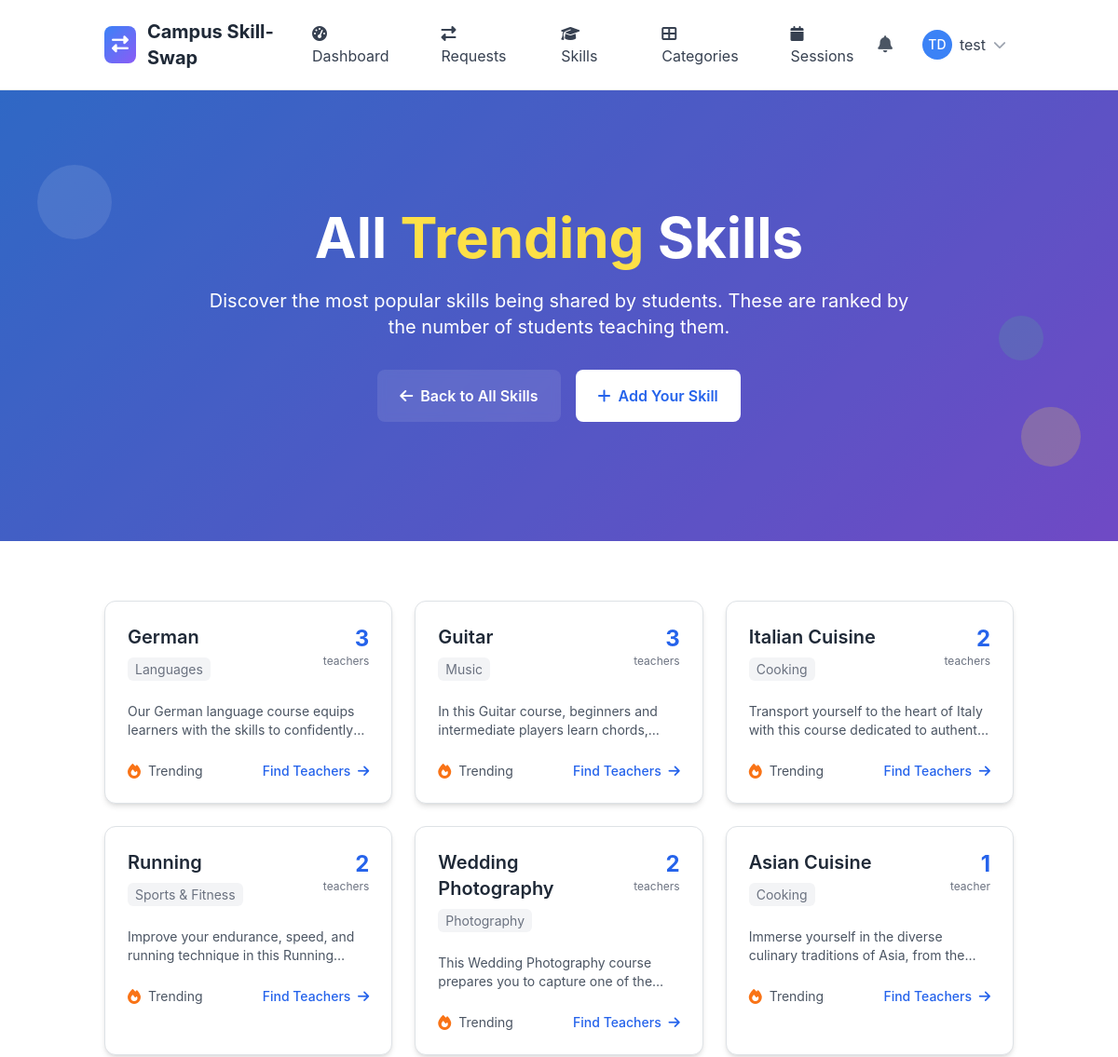
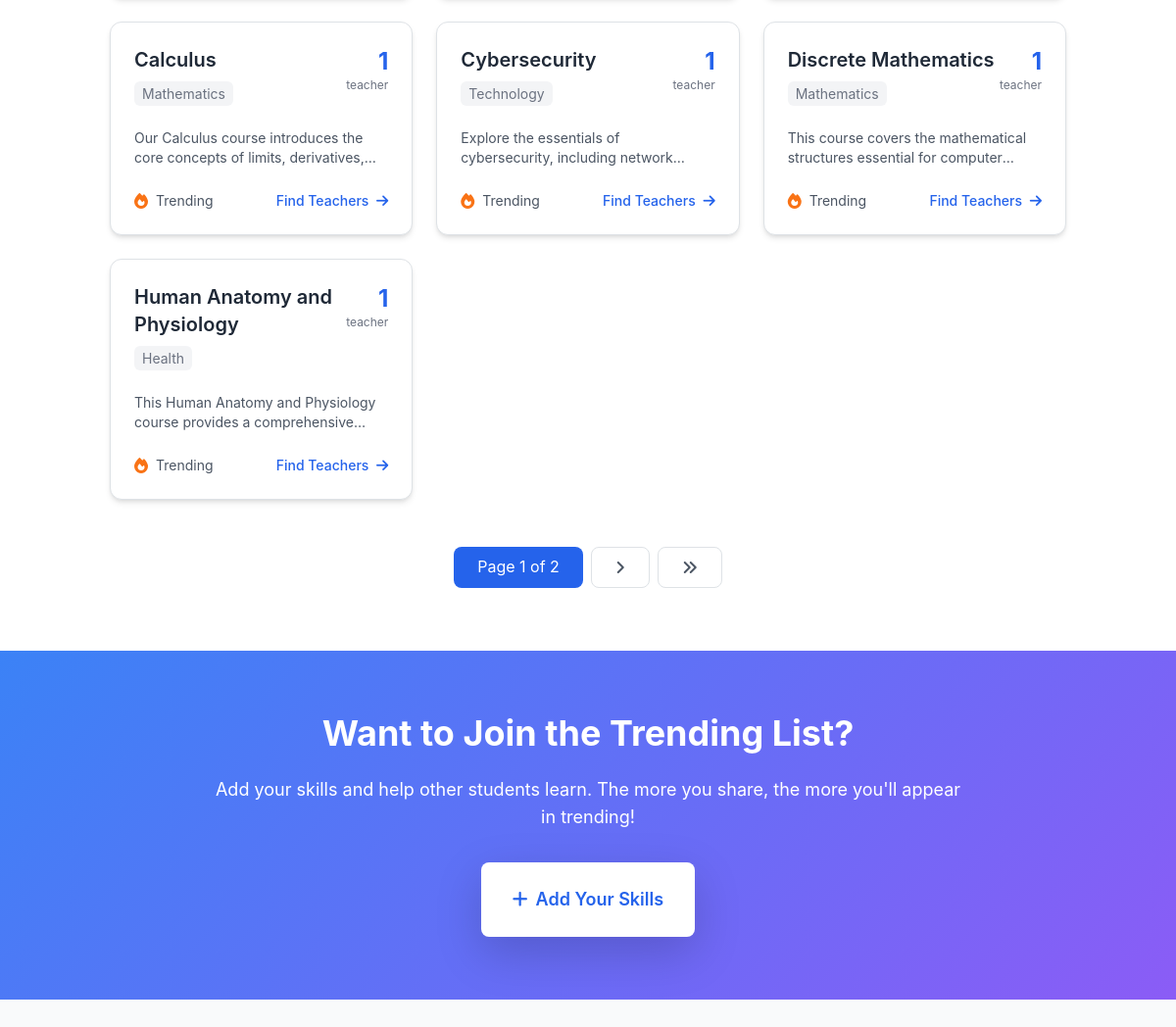
/skills/trending/more/ (signed in), run on the app's committed database (2 pictures, top to bottom).
### apps/skills/models.py (models this page shows, shortened)
class Skill(models.Model):
    name = models.CharField(max_length=100)
    category = models.ForeignKey(SkillCategory, on_delete=models.CASCADE, related_name='skills')
    image = models.ImageField(upload_to=skills_upload_to,blank=True,null=True)
    description = models.TextField(blank=True)
    is_popular = models.BooleanField(default=False)
    created_at = models.DateTimeField(auto_now_add=True)
    updated_at = models.DateTimeField(auto_now=True)
    class Meta:
        ordering = ['category__name', 'name']
        unique_together = ['name', 'category']

class SkillCategory(models.Model):
    name = models.CharField(max_length=100, unique=True)
    description = models.TextField(blank=True)
    icon = models.CharField(max_length=50, blank=True, help_text="CSS icon class")
    image = models.ImageField(upload_to='category_images/',blank=True,null=True)
    color = models.CharField(max_length=7, default='#3B82F6', help_text="Hex color code")
    is_active = models.BooleanField(default=True)
    created_at = models.DateTimeField(auto_now_add=True)
    updated_at = models.DateTimeField(auto_now=True)
    class Meta:
        ordering = ['name']
        verbose_name_plural = "Skill Categories"
        db_table = 'category'

### apps/skills/views.py (the view)
# urls.py: path('trending/more/', views.TrendingSkillsMoreView.as_view(), name='trending_skills_more'),
class TrendingSkillsMoreView(LoginRequiredMixin, ListView):
    model = Skill
    template_name = 'skills/trending_skills_more.html'
    context_object_name = 'trending_skills'
    paginate_by = 10
    def get_queryset(self):
        from django.db.models import Count
        return (Skill.objects
                .filter(category__is_active=True)
                .annotate(offered_count=Count('offered_by_users'))
                .filter(offered_count__gt=0)
                .order_by('-offered_count', 'name'))
    def get_context_data(self, **kwargs):
        context = super().get_context_data(**kwargs)
        context['page_title'] = 'All Trending Skills'
        return context

### templates/skills/trending_skills_more.html (shortened to what this page needs)
{% extends 'layout/base.html' %}
{% load static %}
{% block content %}
<section class="gradient-bg relative overflow-hidden">
    <div class="absolute inset-0 bg-black opacity-20"></div>
    <div class="relative container mx-auto px-4 py-20 lg:py-32">
        <div class="text-center text-white">
            <h1 class="text-4xl lg:text-6xl font-bold mb-6 leading-tight">
                All <span class="text-yellow-300">Trending</span> Skills
            </h1>
            <p class="text-lg lg:text-xl mb-8 max-w-3xl mx-auto">
                Discover the most popular skills being shared by students. These are ranked by the number of students teaching them.
            </p>
            <div class="flex justify-center space-x-4">
                <a href="{% url 'skills:skill_list' %}" class="bg-white/10 backdrop-blur-sm text-white px-6 py-3 rounded-lg font-semibold hover:bg-white/20 transition-all">
                    <i class="fas fa-arrow-left mr-2"></i>Back to All Skills
                </a>
                <a href="{% url 'skills:add_skill' %}" class="bg-white text-blue-600 px-6 py-3 rounded-lg font-semibold hover:bg-gray-100 transition-all">
                    <i class="fas fa-plus mr-2"></i>Add Your Skill
                </a>
            </div>
        </div>
    </div>
    <div class="absolute top-20 left-10 w-20 h-20 bg-white opacity-10 rounded-full animate-bounce"></div>
    <div class="absolute bottom-20 right-10 w-16 h-16 bg-yellow-300 opacity-20 rounded-full animate-pulse"></div>
    <div class="absolute top-1/2 right-20 w-12 h-12 bg-green-400 opacity-15 rounded-full animate-bounce delay-75"></div>
</section>
<section class="py-16 bg-white">
    <div class="container mx-auto px-4">
        {% if trending_skills %}
            <div class="grid grid-cols-1 md:grid-cols-2 lg:grid-cols-3 gap-6">
                {% for skill in trending_skills %}
                    <div class="skill-card bg-white rounded-xl shadow-md p-6 hover:shadow-lg transition-all border">
                        <div class="flex items-start justify-between mb-4">
                            <div class="flex-1">
                                <h3 class="text-xl font-semibold text-gray-800 mb-2">{{ skill.name }}</h3>
                                <span class="text-sm text-gray-500 bg-gray-100 px-2 py-1 rounded">{{ skill.category.name }}</span>
                            </div>
                            <div class="text-right">
                                <div class="text-2xl font-bold text-blue-600">{{ skill.offered_count }}</div>
                                <div class="text-xs text-gray-500">teacher{{ skill.offered_count|pluralize }}</div>
                            </div>
                        </div>
                        {% if skill.description %}
                            <p class="text-gray-600 text-sm mb-4 line-clamp-2">{{ skill.description }}</p>
                        {% endif %}
                        <div class="flex justify-between items-center">
                            <div class="flex items-center space-x-2">
                                <i class="fas fa-fire text-orange-500"></i>
                                <span class="text-sm text-gray-600">Trending</span>
                            </div>
                            <a href="{% url 'skills:find_tutors' skill.id %}" class="text-blue-600 hover:text-blue-800 text-sm font-medium">
                                Find Teachers <i class="fas fa-arrow-right ml-1"></i>
                            </a>
                        </div>
                    </div>
                {% endfor %}
            </div>
            {% if is_paginated %}
                <div class="flex justify-center mt-12">
                    <nav class="flex space-x-2">
                        <span class="px-4 py-2 bg-blue-600 text-white rounded-lg">
                            Page {{ page_obj.number }} of {{ page_obj.paginator.num_pages }}
                        </span>
                        {% if page_obj.has_next %}
                            <a href="?page={{ page_obj.next_page_number }}" class="px-4 py-2 border border-gray-300 rounded-lg text-gray-600 hover:bg-gray-50 transition-colors">
                                <i class="fas fa-angle-right"></i>
                            </a>
                            <a href="?page={{ page_obj.paginator.num_pages }}" class="px-4 py-2 border border-gray-300 rounded-lg text-gray-600 hover:bg-gray-50 transition-colors">
                                <i class="fas fa-angle-double-right"></i>
                            </a>
                        {% endif %}
                    </nav>
                </div>
            {% endif %}
        {% endif %}
    </div>
</section>
<section class="gradient-bg py-16">
    <div class="container mx-auto px-4 text-center">
        <div class="max-w-3xl mx-auto text-white">
            <h2 class="text-3xl lg:text-4xl font-bold mb-6">
                Want to Join the Trending List?
            </h2>
            <p class="text-lg mb-8">
                Add your skills and help other students learn. The more you share, the more you'll appear in trending!
            </p>
            <a href="{% url 'skills:add_skill' %}"
               class="bg-white text-blue-600 px-8 py-4 rounded-lg font-semibold text-lg hover:bg-gray-100 transition-all transform hover:scale-105 shadow-lg inline-block">
                <i class="fas fa-plus mr-2"></i>Add Your Skills
            </a>
        </div>
    </div>
</section>
{% endblock %}

### templates/layout/base.html (shortened to what this page needs)
{% load static %}
<!DOCTYPE html>
<html lang="en" class="h-full">
<head>
    <script src="https://cdn.tailwindcss.com"></script>
    <link href="https://cdn.jsdelivr.net/npm/bootstrap@5.3.2/dist/css/bootstrap.min.css" rel="stylesheet">
    <link rel="stylesheet" href="https://cdnjs.cloudflare.com/ajax/libs/font-awesome/6.5.1/css/all.min.css">
</head>
<body class="bg-gray-50 h-full">
    <nav class="bg-white shadow-lg border-b">
        <div class="container mx-auto px-4">
            <div class="flex justify-between items-center py-3">
                <div class="flex items-center space-x-3">
                    <div class="w-10 h-10 gradient-bg rounded-lg flex items-center justify-center">
                        <i class="fas fa-exchange-alt text-white text-lg"></i>
                    </div>
                    <a href="{% url 'core:home' %}" class="text-xl font-bold text-gray-800 hover:text-blue-600 transition-colors">
                        Campus Skill-Swap
                    </a>
                </div>
                <div class="hidden md:flex items-center space-x-6">
                    {% if user.is_authenticated %}
                        <a href="{% url 'core:dashboard' %}" class="nav-link px-3 py-2 text-gray-700 hover:text-blue-600 transition-colors">
                            <i class="fas fa-tachometer-alt mr-2"></i>Dashboard
                        </a>
                        <a href="{% url 'skill_sessions:request_list' %}" class="nav-link px-3 py-2 text-gray-700 hover:text-blue-600 transition-colors">
                            <i class="fas fa-exchange-alt mr-2"></i>Requests
                        </a>
                        <a href="{% url 'skills:skill_list' %}" class="nav-link px-3 py-2 text-gray-700 hover:text-blue-600 transition-colors">
                            <i class="fas fa-graduation-cap mr-2"></i>Skills
                        </a>
                        <a href="{% url 'skills:category_list' %}" class="nav-link px-3 py-2 text-gray-700 hover:text-blue-600 transition-colors">
                            <i class="fas fa-th-large mr-2"></i>Categories
                        </a>
                        <a href="{% url 'skill_sessions:session_management' %}" class="nav-link px-3 py-2 text-gray-700 hover:text-blue-600 transition-colors">
                            <i class="fas fa-calendar mr-2"></i>Sessions
                        </a>
                    {% endif %}
                </div>
                <div class="flex items-center space-x-4">
                    {% if user.is_authenticated %}
                        <div class="relative">
                            <button id="notificationBtn" class="relative p-2 text-gray-600 hover:text-blue-600 transition-colors">
                                <i class="fas fa-bell text-lg"></i>
                            </button>
                        </div>
                        <div class="relative">
                            <button id="userMenuBtn" class="flex items-center space-x-2 p-2 rounded-lg hover:bg-gray-100 transition-colors">
                                {% if user.profile.profile_picture %}
                                    <img src="{{ user.profile.profile_picture.url }}" alt="Profile" class="w-8 h-8 rounded-full">
                                {% else %}
                                    <div class="w-8 h-8 bg-blue-500 rounded-full flex items-center justify-center">
                                        <span class="text-white text-sm font-medium">{{ user.first_name|first|upper }}{{ user.last_name|first|upper }}</span>
                                    </div>
                                {% endif %}
                                <span class="hidden md:block text-gray-700">{{ user.username}}</span>
                                <i class="fas fa-chevron-down text-gray-400 text-sm"></i>
                            </button>
                        </div>
                    {% endif %}
                </div>
            </div>
        </div>
    </nav>
    <main class="min-h-screen">
        {% block content %}{% endblock %}
    </main>
</body>
</html>

### templates/layout/base.html (style rules this page uses)
:root { --primary-color: #3B82F6; --secondary-color: #10B981; --accent-color: #8B5CF6; --warning-color: #F59E0B; --danger-color: #EF4444; }
body { font-family: 'Inter', -apple-system, BlinkMacSystemFont, sans-serif; }
.gradient-bg { background: linear-gradient(135deg, var(--primary-color) 0%, var(--accent-color) 100%); }
.skill-card { transition: all 0.3s ease; border: 1px solid #e5e7eb; }

### templates/skills/trending_skills_more.html (style rules this page uses)
.line-clamp-2 { display: -webkit-box; -webkit-line-clamp: 2; -webkit-box-orient: vertical; overflow: hidden; }

### data on the page
Skill: name "German", category.name "Languages", offered_count "3", description "Our German language course equips learners with the skills to…"
Skill: name "Guitar", category.name "Music", offered_count "3", description "In this Guitar course, beginners and intermediate players learn…"
Skill: name "Italian Cuisine", category.name "Cooking", offered_count "2", description "Transport yourself to the heart of Italy with this course dedicated to…"
Skill: name "Running", category.name "Sports & Fitness", offered_count "2", description "Improve your endurance, speed, and running technique in this…"
Skill: name "Wedding Photography", category.name "Photography", offered_count "2", description "This Wedding Photography course prepares you to capture one of…"
Skill: name "Asian Cuisine", category.name "Cooking", offered_count "1", description "Immerse yourself in the diverse culinary traditions of Asia, from…"
Skill: name "Calculus", category.name "Mathematics", offered_count "1", description "Our Calculus course introduces the core concepts of limits,…"
Skill: name "Cybersecurity", category.name "Technology", offered_count "1", description "Explore the essentials of cybersecurity, including…"
Skill: name "Discrete Mathematics", category.name "Mathematics", offered_count "1", description "This course covers the mathematical structures essential for…"
Skill: name "Human Anatomy and Physiology", category.name "Health", offered_count "1", description "This Human Anatomy and Physiology course provides a…"

### other printed values
{{ user.first_name|first|upper }} "T"
{{ user.last_name|first|upper }} "D"
{{ user.username }} "test"
{{ page_obj.number }} "1"
{{ page_obj.paginator.num_pages }} "2"
